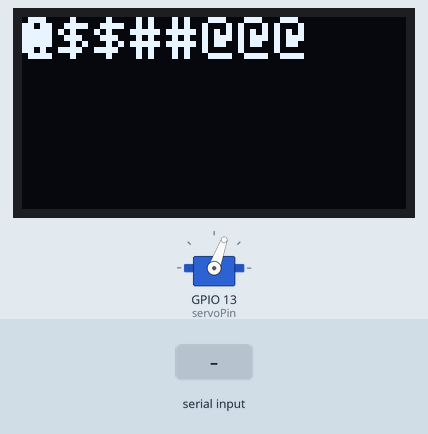
Recording of a sketch running on a simulated ESP32. Parts: servo, 128×64 one-colour display. The inputs (shaded band) are chosen by the test bench. What the sketch prints to the serial monitor is not drawn.

Above: at 1.2 s.
1.3 s: "90,45\n" received over Serial
At 1.6 s:
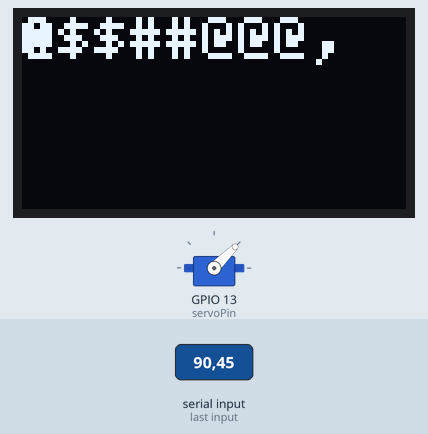
2.8 s: "30,150\n" received over Serial
At 4.0 s:
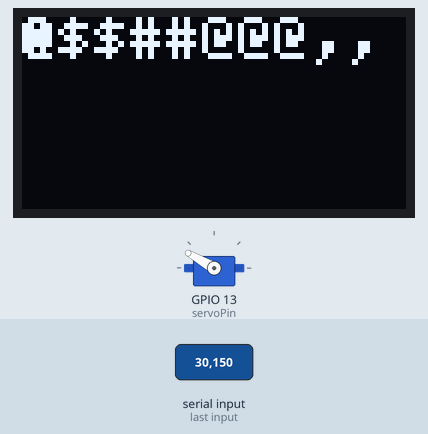
4.3 s: "5\n" received over Serial
At 4.7 s:
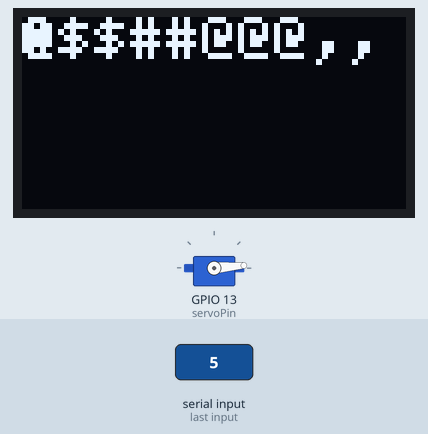
5.8 s: "90\n" received over Serial
At 6.7 s:
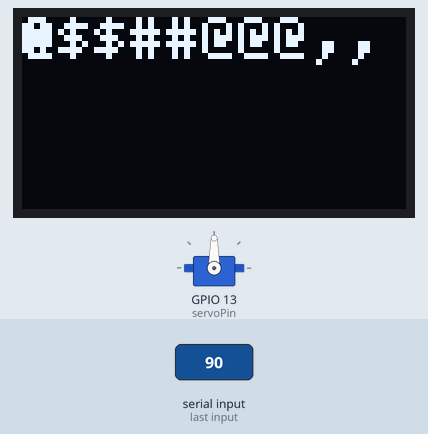
7.3 s: "90,45\n" received over Serial
At 7.7 s:
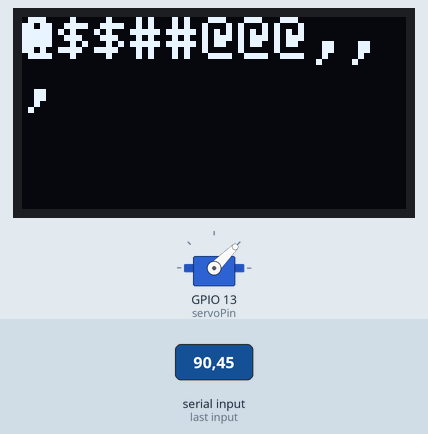
Timing chart, 0 to 9.8 s (numbered marks = the images above; inputs shaded):
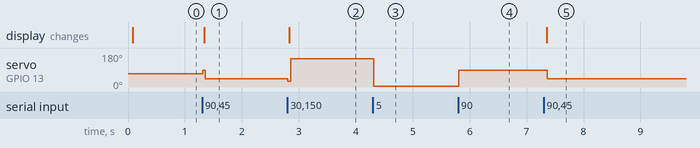

Measured:
- after the input at 1.3 s, servo on GPIO 13 (servoPin): 70° → 45° at once; the display: changes at once (image 1)
- after the input at 2.8 s, servo on GPIO 13 (servoPin): 45° → 150° at once; the display: changes at once (image 2)
- after the input at 4.3 s, servo on GPIO 13 (servoPin): 150° → 5° at once
- after the input at 5.8 s, servo on GPIO 13 (servoPin): 5° → 90° at once
- after the input at 7.3 s, servo on GPIO 13 (servoPin): 90° → 45° after 0.06 s; the display: changes after 0.05 s (image 5)

The sketch:

final.ino
```cpp
#include <Wire.h>
#include <Adafruit_GFX.h>
#include <Adafruit_SSD1306.h>
#include <Arduino.h>
#include <ESP32Servo.h>
#define SCREEN_WIDTH 128 // OLED display width, in pixels
#define SCREEN_HEIGHT 64 // OLED display height, in pixels

// const int servoPin = 13;
// Servo servo;
// char ch = '0';
// String incomingMessage = "";
// // Initialize with the I2C addr 0x3C
// Adafruit_SSD1306 display(SCREEN_WIDTH, SCREEN_HEIGHT, &Wire, -1);

// void setup() {
//   Serial.begin(9600);
//   servo.attach(servoPin);
//   servo.write(70);
//   Serial.clearWriteError();
//   // SSD1306_SWITCHCAPVCC = generate display voltage from 3.3V internally
//   if(!display.begin(SSD1306_SWITCHCAPVCC, 0x3C)) {
//     Serial.println(F("SSD1306 allocation failed"));
//     for(;;); // Don't proceed, loop forever
//   }

//   display.clearDisplay();       // Clear the display buffer
//   display.setTextSize(1);       // Set text size to 1 (default)
//   display.setTextColor(SSD1306_WHITE);  // Set text color to white
//   display.setCursor(0,27);     // Start at top left, move right
//   display.cp437(true);          // Use full 256 char 'Code Page 437' font
//   display.println("Hello, ESP32!"); // Print text to screen
//   display.display();            // Display buffer content on screen
// }

// void loop() {
//   // 检查是否有数据可读
//   display.clearDisplay();
//   int angle = readDigital();
//   if(angle != -1 && angle >= 0 && angle <= 180) {
//     servo.write(angle);
//     Serial.println("Angle: " + String(angle));
//   }
// }


// // put function declarations here:

// int readDigital() {
//   bool read = false;
//   int res = 0;
//   char ch = '0';
//   int angle = readDigital();
//   if(angle != -1 && angle >= 0 && angle <= 180) {
//     servo.write(angle);
//     Serial.println("Angle: " + String(angle));
//   }
//   if(Serial.available() > 0) {
//     while(ch >= '0' && ch <= '9') {
//       if(Serial.available() > 0) {
//         ch = Serial.read();
//         display.setTextSize(2);
//         display.setCursor(0, 27);
//         display.println(ch);
//         display.display();
//         if(ch < '0' || ch > '9') break;
//         res = res * 10 + int(ch) - 48;
//         Serial.println("ch: " + String(ch));
//         Serial.println("Angle: " + String(res));
//       }
//       read = true;
//     }
//   }
//   if(read) return res;
//   else return -1;
// }
#include <Arduino.h>
#include <ESP32Servo.h>

// put function declarations here:

const int servoPin = 13;
Servo servo;

String incomingMessage = "@$$##@@@";
// Initialize with the I2C addr 0x3C
Adafruit_SSD1306 display(SCREEN_WIDTH, SCREEN_HEIGHT, &Wire, -1);

void setup() {
  // put your setup code here, to run once:
  Serial.begin(9600);
  servo.attach(servoPin);
  servo.write(70);
  Serial.clearWriteError();
  while(!display.begin(SSD1306_SWITCHCAPVCC, 0x3C)) {
    Serial.println(F("SSD1306 allocation failed"));
    // for(;;); // Don't proceed, loop forever
  }

  display.clearDisplay();       // Clear the display buffer
  display.setTextSize(2);       // Set text size to 1 (default)
  display.setTextColor(SSD1306_WHITE);  // Set text color to white
  display.setCursor(0,0);     // Start at top left, move right
  display.cp437(true);          // Use full 256 char 'Code Page 437' font
  display.println("#"); // Print text to screen
  display.display();
}

int readDigital() {
  bool read = false;
  int res = 0;
  char ch = '0';
  if(Serial.available() > 0) {
    while(ch >= '0' && ch <= '9') {
      if(Serial.available() > 0) {
        ch = Serial.read();
        if((ch < '0' || ch > '9')&&ch!='a'&&ch!='\n'){
          incomingMessage+=ch;
          break;
        }
        if(ch >= '0' && ch <= '9') res = res * 10 + int(ch) - 48;
        Serial.println("ch: " + String(ch));
        Serial.println("Angle: " + String(res));
      }
      read = true;
    }
  }
  if(read) return res;
  else return -1;
}

void loop() {
  // put your main code here, to run repeatedly:
  int angle = readDigital();
  if(angle != -1 && angle >= 0 && angle <= 180) {
    servo.write(angle);
    Serial.println("Angle: " + String(angle));
  }

  display.setTextSize(2);       // Set text size to 1 (default)
  display.setTextColor(SSD1306_WHITE);  // Set text color to white
  display.setCursor(0,0);     // Start at top left, move right
  display.cp437(true);
  display.println(incomingMessage); // Print text to screen
  display.display();
}
```
